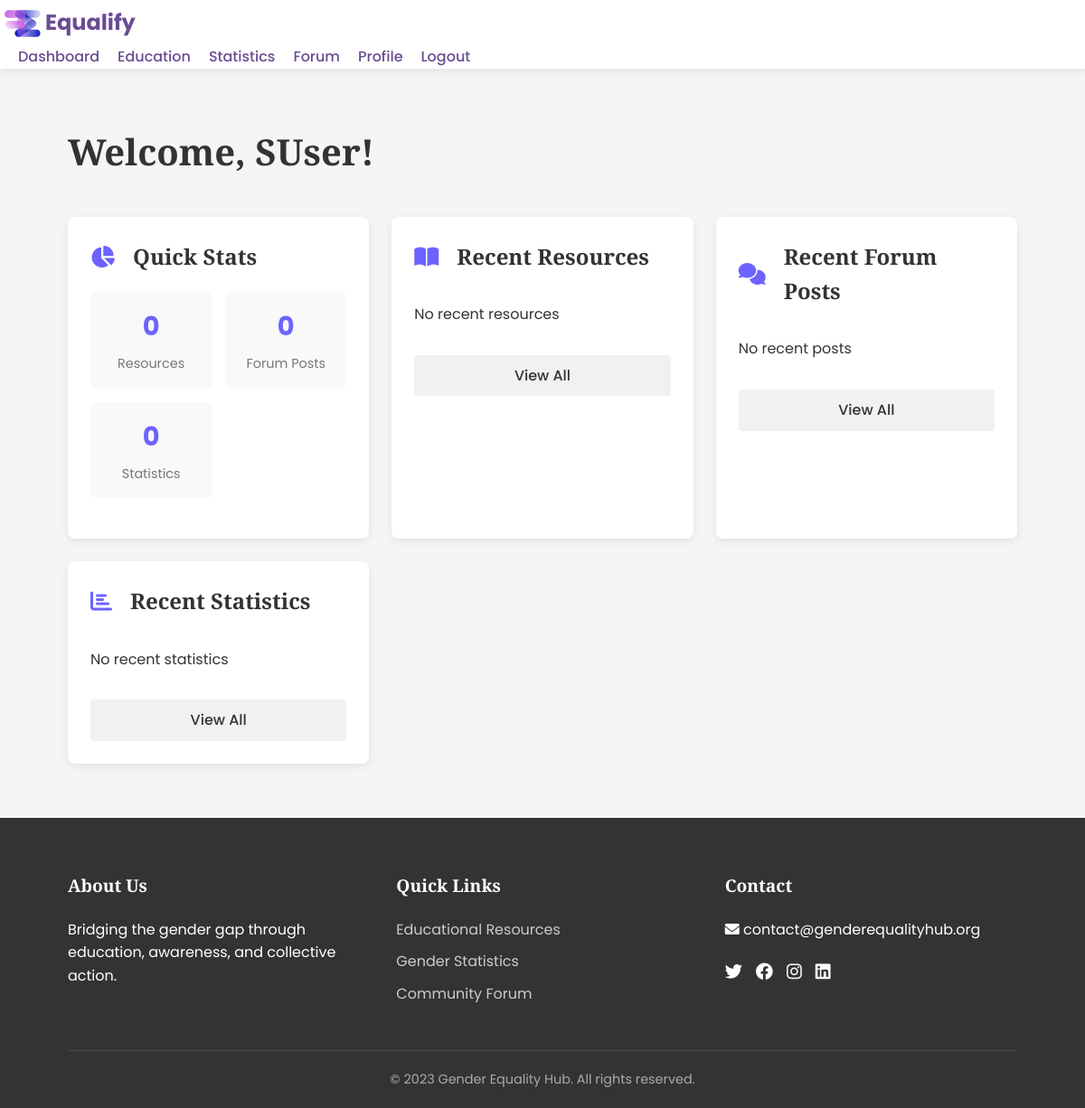
Page /dashboard/ (signed in) on the earlier database version.
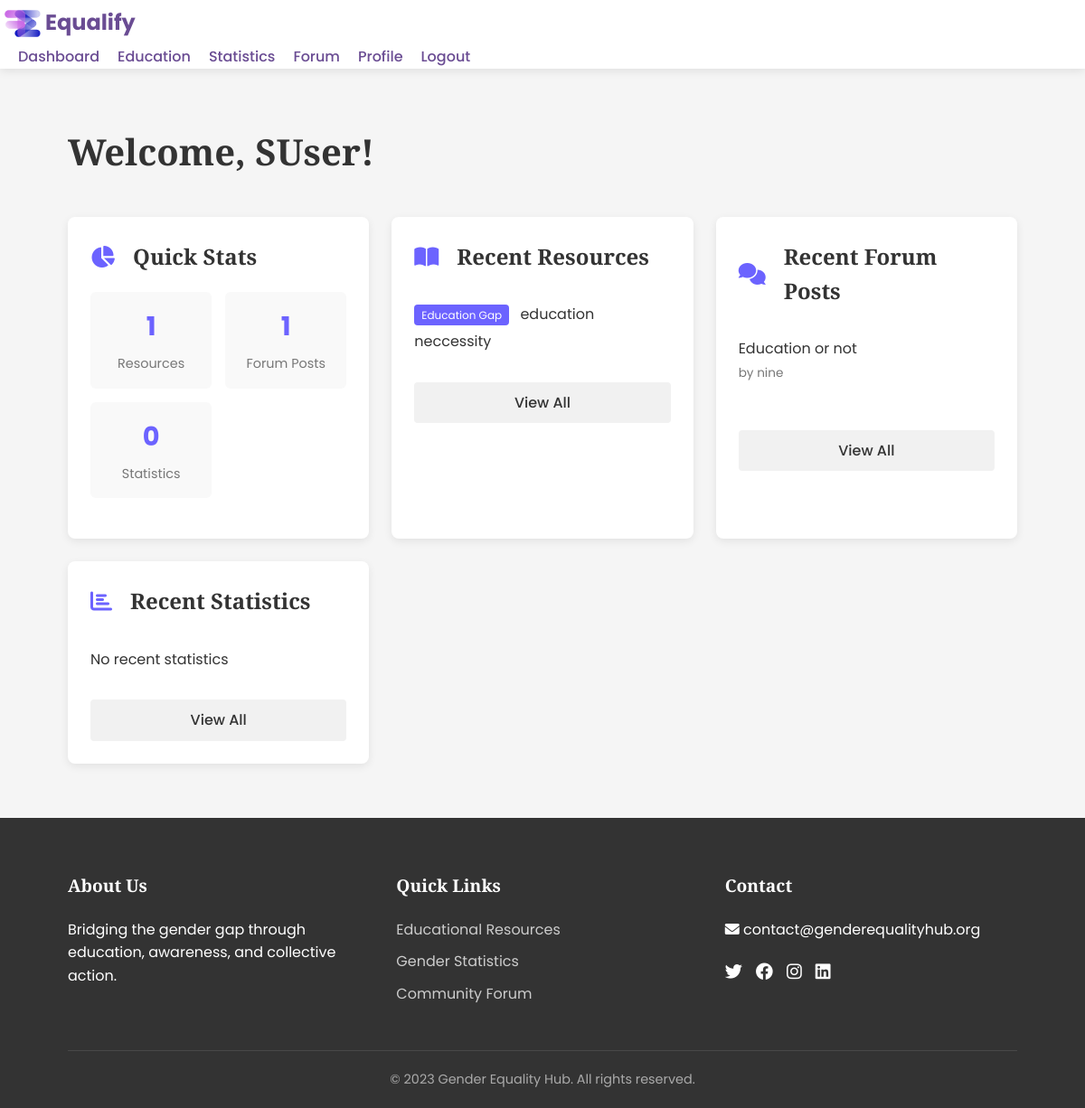
Same page on the later database version.
### equalifyApp/models.py (models this page shows, shortened)
class EducationalResource(models.Model):
    title = models.CharField(max_length=200)
    content = models.TextField()
    category = models.CharField(max_length=100, choices=[
        ('education', 'Education Gap'),
        ('workplace', 'Workplace Equality'),
        ('leadership', 'Leadership Representation'),
        ('health', 'Health Disparities'),
        ('technology', 'Technology Gap')
    ])
    created_at = models.DateTimeField(auto_now_add=True)
    updated_at = models.DateTimeField(auto_now=True)
    author = models.ForeignKey(User, on_delete=models.SET_NULL, null=True)

class ForumPost(models.Model):
    title = models.CharField(max_length=200)
    content = models.TextField()
    author = models.ForeignKey(User, on_delete=models.CASCADE)
    created_at = models.DateTimeField(auto_now_add=True)
    updated_at = models.DateTimeField(auto_now=True)
    tags = models.CharField(max_length=200, blank=True)

### equalifyApp/views.py (the view)
# urls.py: path('dashboard/', views.dashboard, name='dashboard'),
@login_required
def dashboard(request):
    resources = EducationalResource.objects.all().order_by('-created_at')[:3]
    posts = ForumPost.objects.all().order_by('-created_at')[:3]
    stats = GenderStatistic.objects.all().order_by('-year')[:3]
    return render(request, 'equalifyApp/dashboard.html', {
        'resources': resources,
        'posts': posts,
        'stats': stats
    })

### equalifyApp/templates/equalifyApp/dashboard.html (shortened to what this page needs)
{% extends "equalifyApp/base.html" %}
{% block extra_css %}
<link rel="stylesheet" href="static/css/dashboard.css">
{% endblock %}
{% block content %}
<section class="dashboard">
    <div class="container">
        <h1>Welcome, {{ user.username }}!</h1>
        <div class="dashboard-grid">
            <div class="dashboard-card">
                <h2><i class="fas fa-chart-pie"></i> Quick Stats</h2>
                <div class="stats">
                    <div class="stat-item">
                        <span class="stat-number">{{ resources.count }}</span>
                        <span class="stat-label">Resources</span>
                    </div>
                    <div class="stat-item">
                        <span class="stat-number">{{ posts.count }}</span>
                        <span class="stat-label">Forum Posts</span>
                    </div>
                    <div class="stat-item">
                        <span class="stat-number">{{ stats.count }}</span>
                        <span class="stat-label">Statistics</span>
                    </div>
                </div>
            </div>
            <div class="dashboard-card">
                <h2><i class="fas fa-book-open"></i> Recent Resources</h2>
                <ul class="resource-list">
                    {% for resource in resources %}
                    <li>
                        <a href="{% url 'education' %}?category={{ resource.category }}">
                            <span class="category-badge">{{ resource.get_category_display }}</span>
                            {{ resource.title }}
                        </a>
                    </li>
                    {% empty %}
                    <li>No recent resources</li>
                    {% endfor %}
                </ul>
                <a href="{% url 'education' %}" class="btn btn-secondary">View All</a>
            </div>
            <div class="dashboard-card">
                <h2><i class="fas fa-comments"></i> Recent Forum Posts</h2>
                <ul class="post-list">
                    {% for post in posts %}
                    <li>
                        <a href="{% url 'post_detail' post.id %}">
                            {{ post.title }}
                            <span class="post-meta">by {{ post.author.username }}</span>
                        </a>
                    </li>
                    {% empty %}
                    <li>No recent posts</li>
                    {% endfor %}
                </ul>
                <a href="{% url 'forum' %}" class="btn btn-secondary">View All</a>
            </div>
            <div class="dashboard-card">
                <h2><i class="fas fa-chart-bar"></i> Recent Statistics</h2>
                <ul class="stat-list">
                    {% for stat in stats %}
                    <li>
                        <a href="{% url 'statistics' %}">
                            {{ stat.title }} ({{ stat.year }})
                            <span class="stat-meta">{{ stat.source }}</span>
                        </a>
                    </li>
                    {% empty %}
                    <li>No recent statistics</li>
                    {% endfor %}
                </ul>
                <a href="{% url 'statistics' %}" class="btn btn-secondary">View All</a>
            </div>
        </div>
    </div>
</section>
{% endblock %}

Differences in the rows shown:
added EducationalResource: category "Education Gap", title "education neccessity"
added ForumPost: title "Education or not", author.username "nine"
Other differences:
{{ resources.count }}: "0" → "1"
{{ posts.count }}: "0" → "1"
text no longer shown: "No recent resources No recent posts"
